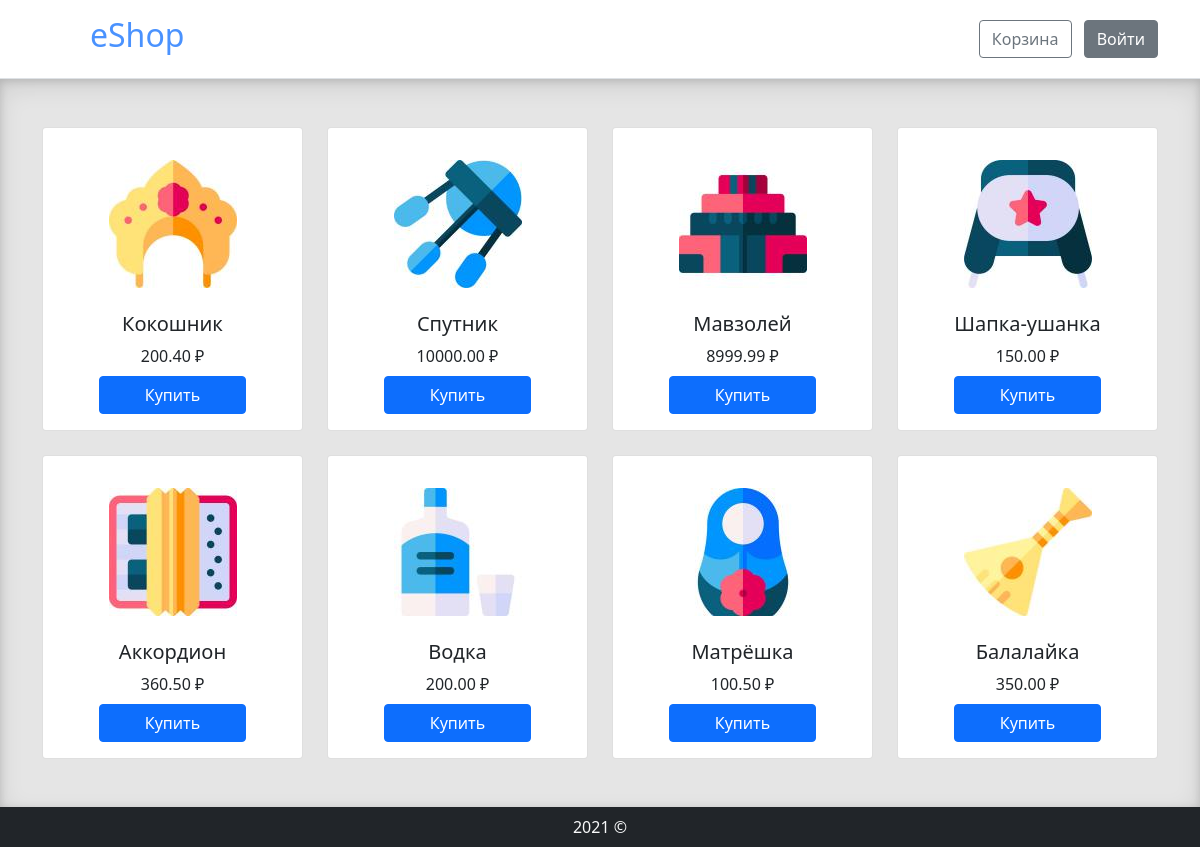
The page / on the database its author committed.
### tables this page shows
CREATE TABLE `goods` (
  `id` int(11) NOT NULL,
  `title` varchar(255) NOT NULL,
  `price` decimal(10,2) NOT NULL,
  `img` varchar(255) NOT NULL,
  `description` text
);

### template/main.php (called while the page is built)
<?php
include_once $_SERVER['DOCUMENT_ROOT'] . '/template/header.php';
include $content;
include $_SERVER['DOCUMENT_ROOT'] . '/template/footer.php';

### index.php (called while the page is built, shortened)
<?php
include_once $_SERVER['DOCUMENT_ROOT'] . '/controllers/goods.php';
$content = $_SERVER['DOCUMENT_ROOT'] . '/views/index.php';
include_once $_SERVER['DOCUMENT_ROOT'] . '/template/main.php';

### models/goods.php (called while the page is built, shortened)
<?php
include_once $_SERVER['DOCUMENT_ROOT'] . '/config/index.php';
function getGoods($connect)
{
    $goods = [];
    $sql = "SELECT * FROM goods ORDER BY `id` DESC";
    $result = mysqli_query($connect, $sql);
    while ($row = mysqli_fetch_assoc($result)) {
        $goods[] = $row;
    }
    return $goods;
}

### controllers/goods.php (called while the page is built)
<?php
include_once $_SERVER['DOCUMENT_ROOT'] . '/models/goods.php';
$goods = getGoods($connect);

### views/index.php (the view)
<?php if (!empty($goods)):?>
    <div class="row row-cols-1 row-cols-md-4 g-4">
        <?php foreach ($goods as $good):?>
            <div class="col">
                <div class="card h-100 text-center p-2">
                    <a href="/layouts/good/?id=<?= $good['id']?>" class="text-dark text-decoration-none">
                        <img src="/img/small/<?= $good['img']?>" class="img-fluid my-4" alt="<?= $good['img']?>">
                        <h5 class="card-title"><?= $good['title']?></h5>
                        <p class="card-text"><?= $good['price']?> ₽</p>
                    </a>
                    <a href="/controllers/cart.php?id=<?= $good['id']?>" class="btn btn-primary my-2 mx-5">Купить</a>
                </div>
            </div>
        <?php endforeach;?>
    </div>
<?php else:?>
    <div class="alert alert-danger text-center" role="alert">
        Нет данных о товарах!
    </div>
<?php endif;?>

### template/header.php (shortened to what this page needs)
<!doctype html>
<html lang="ru">
<head>
    <link href="https://cdn.jsdelivr.net/npm/bootstrap@5.1.0/dist/css/bootstrap.min.css" rel="stylesheet">
</head>
<body>
<header class="border-bottom">
    <div class="container d-flex flex-wrap align-items-center justify-content-center justify-content-md-between py-3 ">
        <a href="/" class="d-flex align-items-center col-md-3 mb-2 mb-md-0 text-dark text-decoration-none">
            <strong class="h2 text-primary text-opacity-75 mx-5">eShop</strong>
        </a>
        <div class="col-md-4 text-end">
            <a href="/layouts/cart/" class="btn btn-outline-secondary me-2">Корзина</a>
            <?php if (!empty($_SESSION)):?>
                <a href="/controllers/auth.php?logout=yes" class="btn btn-secondary">Выйти</a>
            <?php else:?>
                <a href="/layouts/auth/login/" class="btn btn-secondary">Войти</a>
            <?php endif;?>
        </div>
    </div>
</header>
<main class="py-5">
    <div class="container">

### template/footer.php (shortened to what this page needs)
            </div>
        </main>
        <footer class="bg-dark text-center text-light py-2">
            <?= date('Y')?> ©
        </footer>
    </body>
</html>

### template/header.php (style rules this page uses)
body { min-height: 100vh; display: grid; grid-template: minmax(auto, auto) 1fr minmax(auto, auto) / 1fr; }
main { background-color: rgba(0, 0, 0, .1); box-shadow: inset 0 0.5em 1.5em rgb(0 0 0 / 10%), inset 0 0.125em 0.5em rgb(0 0 0 / 15%); }

### rows shown on the page
goods: img (picture), title "Кокошник", price "200.40"
goods: img (picture), title "Спутник", price "10000.00"
goods: img (picture), title "Мавзолей", price "8999.99"
goods: img (picture), title "Шапка-ушанка", price "150.00"
goods: img (picture), title "Аккордион", price "360.50"
goods: img (picture), title "Водка", price "200.00"
goods: img (picture), title "Матрёшка", price "100.50"
goods: img (picture), title "Балалайка", price "350.00"
